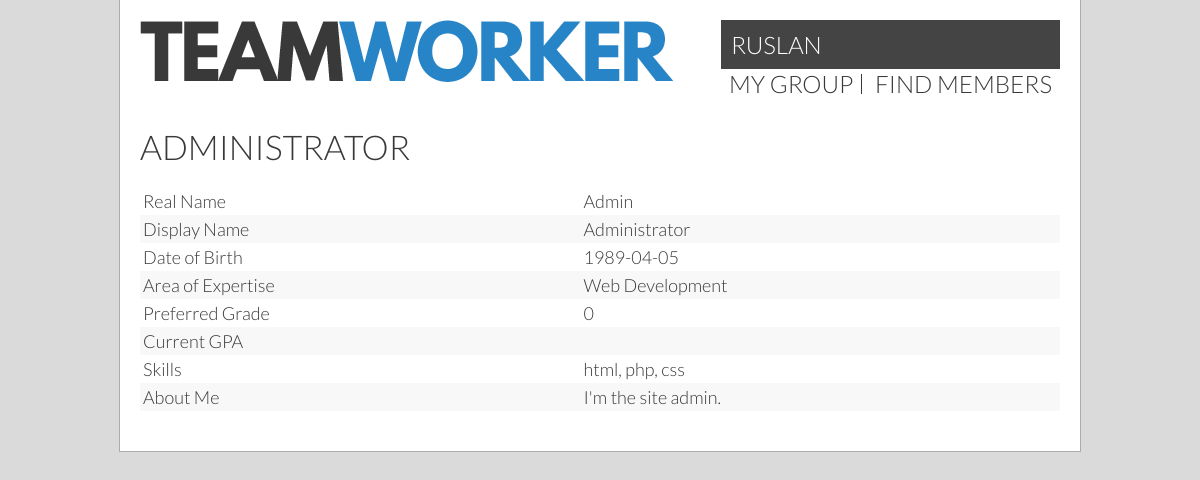
/?page=viewProfile&id=52 (signed in), run on the app's committed database.
### tables this page shows
CREATE TABLE `users` (
  `id` int(11) unsigned NOT NULL AUTO_INCREMENT,
  `permissions` int(11) NOT NULL DEFAULT '1',
  `currentGroup` int(11) DEFAULT '0',
  `groupLeader` tinyint(1) DEFAULT NULL,
  `name` varchar(40) DEFAULT NULL,
  `displayName` varchar(30) DEFAULT NULL,
  `email` varchar(40) DEFAULT NULL,
  `password` char(64) DEFAULT NULL,
  `dob` date DEFAULT NULL,
  `mainArea` varchar(30) DEFAULT NULL,
  `skills` text,
  `gpa` double DEFAULT NULL,
  `goal` double DEFAULT NULL,
  `bio` varchar(300) DEFAULT NULL,
  `studentID` varchar(255) DEFAULT NULL,
  PRIMARY KEY (`id`),
  UNIQUE KEY `email` (`email`),
  UNIQUE KEY `studentID` (`studentID`)
);

### userHandler.php (called while the page is built, shortened)
<?php
if(isset($_SESSION['id'])) {
  $sessionId = $_SESSION['id'];
  $query = ('SELECT * FROM users WHERE id = :id');
  $statement = $db -> prepare($query);
  $statement -> bindValue(':id', $sessionId);
  if (!$statement -> execute()) { print_r($statement->errorInfo()); }
  $result = $statement -> fetch(PDO::FETCH_ASSOC);
  $realName = $result['name'];
  if($result['displayName'] == "") {
    $userName = $realName;
  } else {
    $userName = $result['displayName'];
  }
  $group = $result['currentGroup'];
}
?>

### viewProfile.php (the view, shortened to what this page needs)
<body>
  <main>
    <?php include "header.inc";
    if(isset($_GET['id'])) {
      $query = ('SELECT * FROM users WHERE id = :id');
      $statement = $db -> prepare($query);
      $statement -> bindValue(':id', $_GET['id']);
      if (!$statement -> execute()) { print_r($statement->errorInfo()); }
      $result = $statement -> fetch(PDO::FETCH_ASSOC);
      $realName = $result['name'];
      if($result['displayName'] == "") {
        $userName = $realName;
      } else {
        $userName = $result['displayName'];
      }
      $dob = $result['dob'];
      $areaExpertise = $result['mainArea'];
      $bio = $result['bio'];
      $gpa = $result['gpa'];
      $goal = $result['goal'];
      $skills = $result['skills'];
    }
    ?>
    <div class="content" id="readonly">
      <h1><?=$userName?></h1>
      <table>
        <tr><td>Real Name</td> <td><?=$realName?></td></tr>
        <tr><td>Display Name</td> <td><?=$userName?></td></tr>
        <tr><td>Date of Birth</td> <td><?=$dob?></td></tr>
        <tr><td>Area of Expertise</td>  <td><?=$areaExpertise?></td></tr>
        <tr><td>Preferred Grade</td>  <td><?=$goal?></td></tr>
        <tr><td>Current GPA</td>  <td><?=$gpa?></td></tr>
        <tr><td>Skills</td>  <td><?=$skills?></td></tr>
        <tr><td>About Me</td> <td><?=$bio?></td></tr>
      </table>
    </div>
  </main>
</body>
</html>

### header.inc (shortened to what this page needs)
<header>
    <a href="/" id="logo"><img src="_resources/teamworker.png"></a>
    <nav>
      <div class="topNavProfile">
        <a href='/?page=profile'><?=$userName?></a>
      </div>
      <ul>
        <?php if($group != 0) { ?>
          <li><a href="/?page=group">my group</a></li>
          <li><a href="/?page=userSearch">find members</a></li>
        <?php } ?>
      </ul>
    </nav>
</header>

### style.css (style rules this page uses)
body { margin: 0; padding:0; font-family: 'Lato', sans-serif; font-weight: 300; font-size:20px; }
main { width:960px; height:auto; margin:0 auto; }
.content { margin: 20px; overflow: auto; }
h1 { font-weight:300; font-size:1.7em; text-transform:uppercase; margin: 15px 0; }
.content h1:first-child { margin-top:0; }
a { text-decoration:none; color:inherit; transition: opacity 0.3s ease; }
header { padding:20px; }
#logo { display:inline-block; }
nav { font-size:1.2em; text-transform: uppercase; display:inline-block; float:right; }
nav ul { list-style:none; padding:0; margin:0; }
nav li { display:inline-block; border-right:1px solid #393939; padding:0 8px; line-height:20px; }
nav ul li:last-child { border-right:none; }
.topNavProfile { background: #444; padding: 10px; }
.topNavProfile a { color: #fff; }
table { width:100%; box-sizing:border-box; font-size:0; border-spacing:0; margin:20px 0; }
td, th { font-size:18px; padding:3px; margin:0; text-align:left; min-height:1em; }

### colour.css (style rules this page uses)
body, .grain { background-color:#dadada; background-image:url(_resources/15p-grey.jpg); }
main { background-color:white; }
tr:nth-child(even) { background-color:#f8f8f8; }
body, main { color:#393939; }
main { border: 1px solid #a8aeaf; border-top:none; }

### data on the page
users: displayName "RUSLAN"
users: displayName "ADMINISTRATOR", name "Admin", displayName "Administrator", dob "1989-04-05", mainArea "Web Development", goal "0", skills "html, php, css", bio "I'm the site admin."
